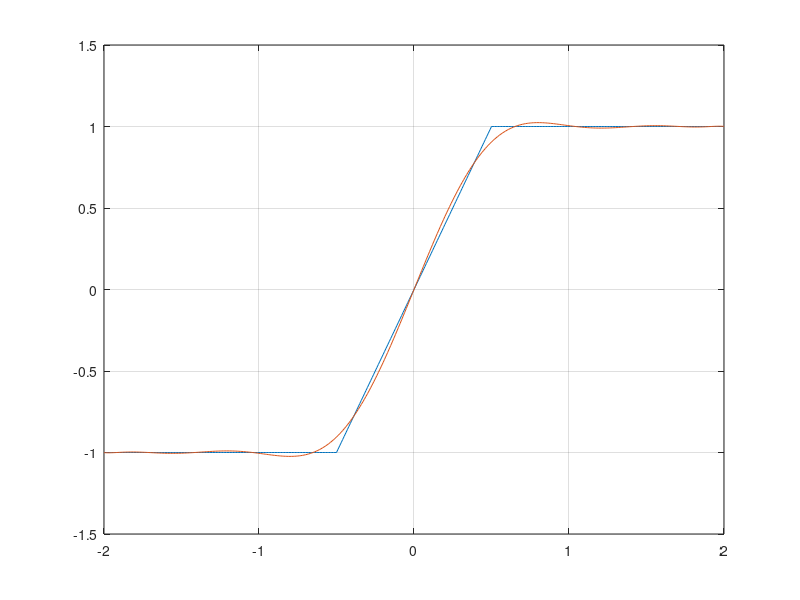

The MATLAB script that drew this image: (Note: this script raises an error after producing the figure.)
clear;

xx = (-2:1e-2 :2)';

figure(1)
h = @(z) (2*max(min(z,0.5),-0.5));


plot(xx,h(xx))
hold on;


order = 11;
pl = polyfit(xx,h(xx),order);

poly = @(z) polyval(pl,z);

plot(xx, poly(xx));
grid on;

T = 500;

u = randn(T,1);

a = [-0.467, 1.12, -0.925, 0.308, -0.0364, 0.00110];
c = [-2.67, 2.96, -2.01, 0.914, -0.181, -0.0102];

sys = tf([0 a], [1 c], 1, 'Variable','z^-1');


g = impulse(sys,0:T-1);
n = 150;
g = g(1:n);
z = lsim(sys, u, 1:T); 
zt = CalculatePsi(u,n)*g;
d = z(n:end)-zt;

figure(2)
plot(z)
(h(z) - poly(z))./h(z);


id = 1:2:order+1;

coef = pl(flip(id));

M = 5;
pll = zeros(T,1);
for i = 1:M
    pll = pll + coef(i)*z.^(2*i-1);
end

pll2 = zeros(T,1);
TMP = z;
DP = z.^2;
for i = 1:M
    pll2 = pll2 + coef(i)*TMP;
    TMP = TMP.*DP;
end

pll - pll2;


gof(h(z),pll)
save('g.mat','g')
save('coef.mat','coef')